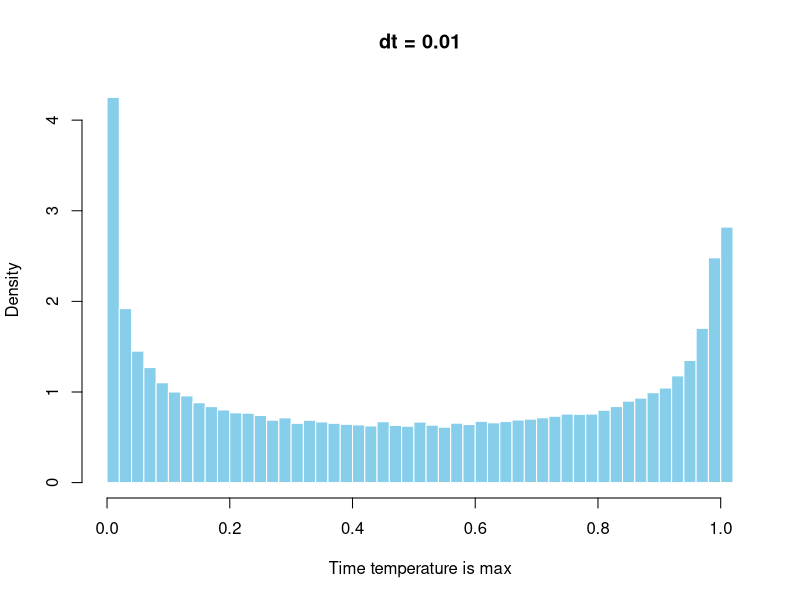
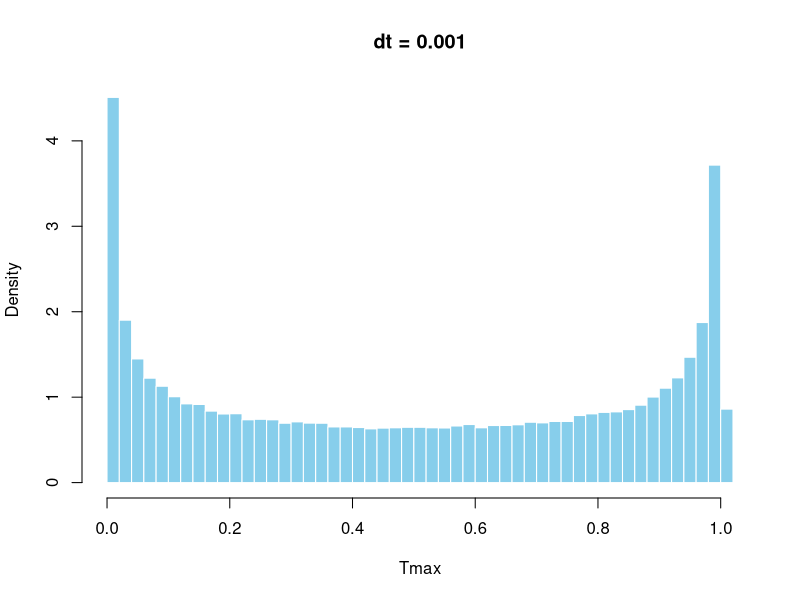
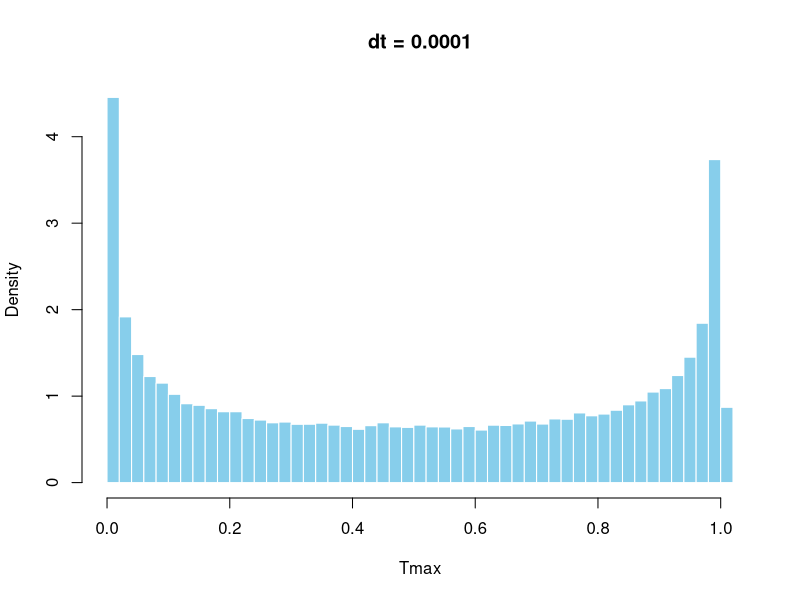

Here is the R script that generated these plots, in order:
simulate_temperature <- function(dt) {
  Tmax_values <- c(100000) # creates a empty vector for results
  
  # Monte Carlo simulation
  for (i in 1:100000) {
    # stores the increments as a vector
    increments <- rnorm(1/dt, mean = 0, sd = sqrt(dt)) # variance = dt => sd = sqrt(dt)
    
    X <- c(0, cumsum(increments)) # makes a vector of the cumulative value
    
    #which.max() finds the point X is greatest
    Tmax_values[i] <- which.max(X) * dt # the multply bt dt to find the time its greatest
  }
  
  return(Tmax_values) # Return the Tmax values from all simulations
}

# Set simulation parameters
dt <- 0.01  # Time interval ∆t
# Run Simulation
Tmax_values <- simulate_temperature(dt)

# Plot histogram 1
hist(Tmax_values, breaks = 50, probability = TRUE, main = "dt = 0.01",
     xlab = "Time temperature is max", ylab = "Density", col = "skyblue", border = "white")

# Set simulation parameters
dt <- 0.001  # Time interval ∆t
# Run Simulation
Tmax_values <- simulate_temperature(dt)
# Plot histogram 2
hist(Tmax_values, breaks = 50, probability = TRUE, main = paste("dt = 0.001"),
     xlab = "Tmax", ylab = "Density", col = "skyblue", border = "white")

# Set simulation parameters
dt <- 0.001  # Time interval ∆t
# Run Simulation
Tmax_values <- simulate_temperature(dt)
# Plot histogram 3
hist(Tmax_values, breaks = 50, probability = TRUE, main = paste("dt = 0.0001"),
     xlab = "Tmax", ylab = "Density", col = "skyblue", border = "white")
